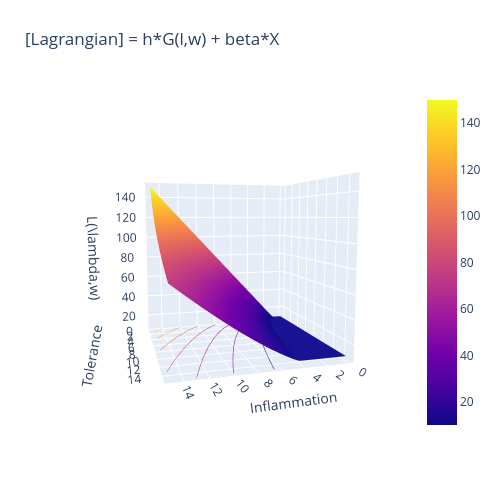

Source (notebook cell):
### Markdown cell above
## High cost of immunity: $\beta = \frac{h}{s}$
Optimal solution if located at the origin.

### Code cell
# Visualize cost landscape
rng = 15
pnts = 100
lvec = np.linspace(0.01, rng, pnts)
wvec = np.linspace(0.01, rng, pnts)

l, w = np.meshgrid(lvec, wvec)
z = net_harm(l,w) + (h/s)*X(l,w)


fig = go.Figure(data=[go.Surface(z=z, x=l, y=w)])
fig.update_traces(contours_z=dict(show=True, usecolormap=True,
                                  highlightcolor="limegreen", project_z=True))
fig.update_layout(title='[Lagrangian] = h*G(l,w) + beta*X', autosize=False,
                  scene_camera_eye=dict(x=1.87, y=0.88, z=-0.64),
                  width=500, height=500,
                  margin=dict(l=65, r=50, b=65, t=90))

# Update the layout
fig.update_layout(scene=dict(
    xaxis_title=r'Inflammation',
    yaxis_title=r'Tolerance',
    zaxis_title=r'L(\lambda,w)'
))

fig.show()

### Figure 1 — Plotly figure (JSON) as saved in the notebook; plotly's stock layout.template omitted (floating-point values rounded to 4 significant figures; data arrays with more than 128 entries replaced by an {"elided": "..."} marker saying what was removed)
{"data": [{"contours": {"z": {"highlightcolor": "limegreen", "project": {"z": true}, "show": true, "usecolormap": true}}, "type": "surface", "x": {"elided": "100x100 float values"}, "y": {"elided": "100x100 float values"}, "z": {"elided": "100x100 float values"}}], "layout": {"autosize": false, "height": 500, "margin": {"b": 65, "l": 65, "r": 50, "t": 90}, "scene": {"aspectmode": "auto", "aspectratio": {"x": 1, "y": 1, "z": 1}, "camera": {"center": {"x": 0, "y": 0, "z": 0}, "eye": {"x": 0.6906, "y": 2.393, "z": 0.2744}, "projection": {"type": "perspective"}, "up": {"x": 0, "y": 0, "z": 1}}, "xaxis": {"title": {"text": "Inflammation"}, "type": "linear"}, "yaxis": {"title": {"text": "Tolerance"}, "type": "linear"}, "zaxis": {"title": {"text": "L(\\lambda,w)"}, "type": "linear"}}, "title": {"text": "[Lagrangian] = h*G(l,w) + beta*X"}, "width": 500}}
